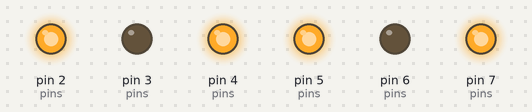
A sketch run on a simulated Arduino Uno, built with avr-gcc and run on an emulated ATmega328P. Shown: output pins drawn as LEDs (lit = HIGH).

Above: at 0.7 s.
At 1.7 s:
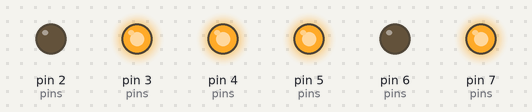
At 2.2 s:
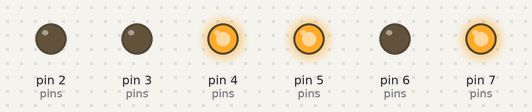
At 3.2 s:
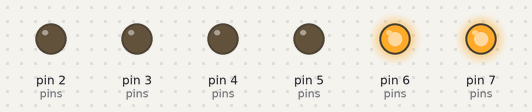
At 4.0 s:
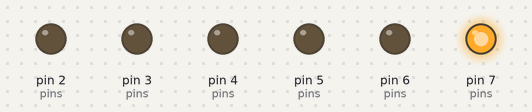
At 7.0 s:
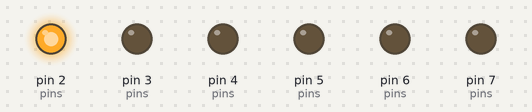
Timing chart, 0 to 7.8 s (numbered marks = the images above):
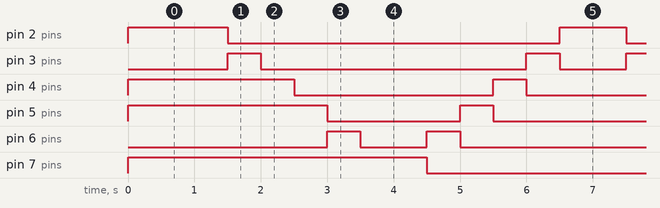

Measured:
- by itself, pin 2 (pins), pin 7 (pins): repeats every 6.0 s: LOW 5.0 s, HIGH 1.0 s
- by itself, pin 3 (pins): repeats every 6.0 s: LOW 4.0 s, HIGH 0.50 s, LOW 1.0 s, HIGH 0.50 s
- by itself, pin 4 (pins): repeats every 6.0 s: LOW 3.0 s, HIGH 0.50 s, LOW 2.0 s, HIGH 0.50 s
- by itself, pin 5 (pins): repeats every 6.0 s: LOW 2.0 s, HIGH 0.50 s, LOW 3.0 s, HIGH 0.50 s
- by itself, pin 6 (pins): repeats every 6.0 s: LOW 1.0 s, HIGH 0.50 s, LOW 4.0 s, HIGH 0.50 s

The sketch:

GPIO_DEAKIN-3.ino
```cpp
#include "GPIO_DEAKIN.h"

GPIO_DEAKIN gpio;
char pins[6] = {2, 3, 4, 5, 6, 7}; // Example GPIO pins used

void setup() {
    char directions[6] = {'O', 'O', 'O', 'O', 'O', 'O'}; // Set all pins as outputs
    gpio.GPIO_Configure_Pins(pins, directions);
}

void loop() {
    char pattern = 0b00101101; // Example pattern
    gpio.GPIO_Display_Pattern(pins, pattern);
    delay(1000);

    int delayTime = 500; // Example delay time in ms
    gpio.GPIO_Sequential_Control(pins, delayTime);
}
```

GPIO_DEAKIN.cpp
```cpp
#include "GPIO_DEAKIN.h"
#include <Arduino.h>

// Method to configure GPIO pins as inputs or outputs
void GPIO_DEAKIN::GPIO_Configure_Pins(char* PinArray, char* DirectionArray) {
    for (int i = 0; i < 6; i++) {
        if (DirectionArray[i] == 'O') {
            pinMode(PinArray[i], OUTPUT);
        } else if (DirectionArray[i] == 'I') {
            pinMode(PinArray[i], INPUT);
        }
    }
}

// Method to display a pattern on the GPIO pins
bool GPIO_DEAKIN::GPIO_Display_Pattern(char* PinArray, char GPIOPattern) {
    for (int i = 0; i < 6; i++) {
        if ((GPIOPattern >> i) & 0x01) {
            digitalWrite(PinArray[i], HIGH);
        } else {
            digitalWrite(PinArray[i], LOW);
        }
    }
    return true;
}

// Method to control the pins sequentially
void GPIO_DEAKIN::GPIO_Sequential_Control(char* PinArray, int delayTime) {
    while (true) {
        // Turn on LEDs from Pin 1 to Pin 6
        for (int i = 0; i < 6; i++) {
            digitalWrite(PinArray[i], HIGH);
            delay(delayTime);
            digitalWrite(PinArray[i], LOW);
        }
        // Turn off LEDs from Pin 6 back to Pin 1
        for (int i = 5; i >= 0; i--) {
            digitalWrite(PinArray[i], HIGH);
            delay(delayTime);
            digitalWrite(PinArray[i], LOW);
        }
    }
}
```

GPIO_DEAKIN.h
```cpp
#ifndef GPIO_DEAKIN_H
#define GPIO_DEAKIN_H

class GPIO_DEAKIN {
public:
    void GPIO_Configure_Pins(char* PinArray, char* DirectionArray);
    bool GPIO_Display_Pattern(char* PinArray, char GPIOPattern);
    void GPIO_Sequential_Control(char* PinArray, int delayTime);
};

#endif
```
